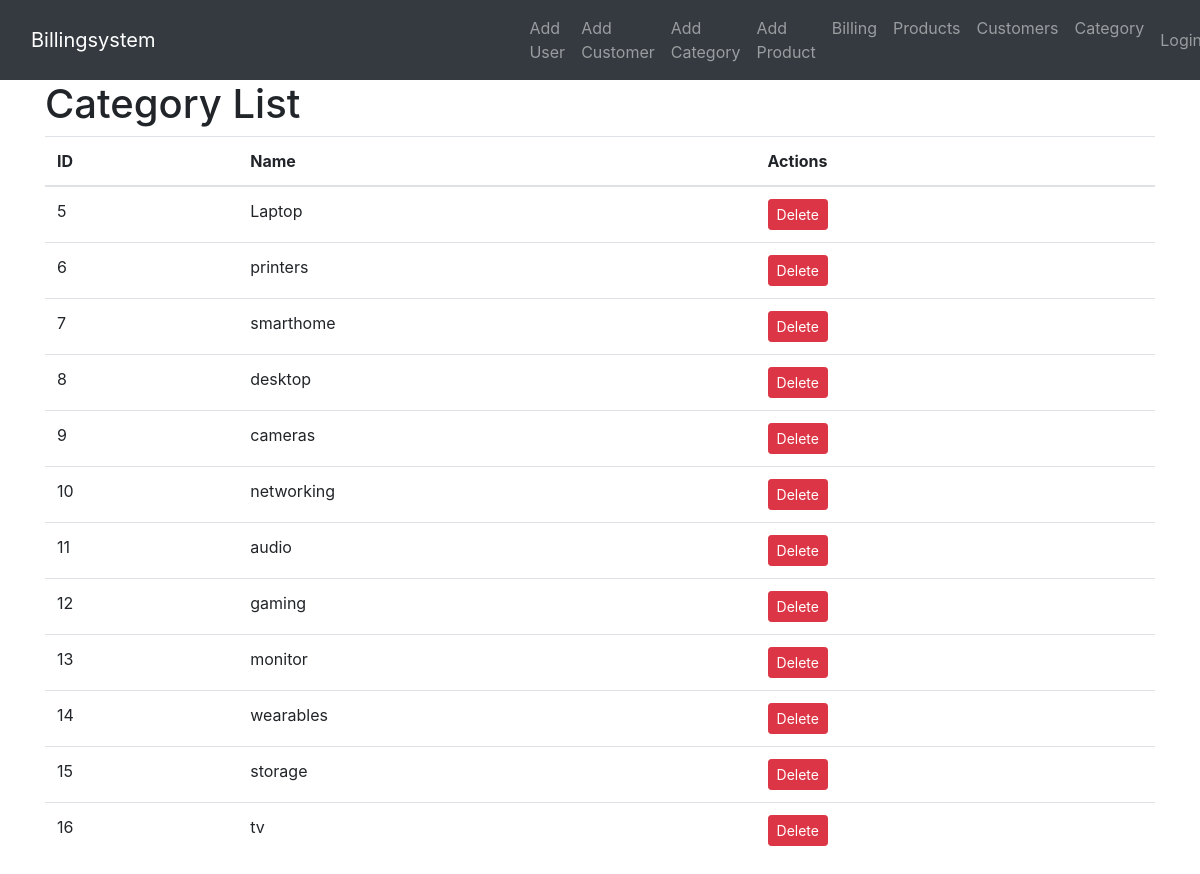
Page /categories/ on the committed database.
### billingsystemapp/models.py (models this page shows, shortened)
class Category(models.Model):
    name = models.CharField(max_length=100)

### billingsystemapp/views.py (the view)
# urls.py: path('categories/', views.category_list, name='category_list'),
def category_list(request):
    categories = Category.objects.all()
    return render(request, 'category_list.html', {'categories': categories})

### billingsystemapp/templates/category_list.html (shortened to what this page needs)
<!DOCTYPE html>
<html lang="en">
<head>
    <link rel="stylesheet" href="https://stackpath.bootstrapcdn.com/bootstrap/4.5.2/css/bootstrap.min.css">
</head>
<body>
    <div class="nav">
        <nav class="navbar navbar-expand-lg navbar-dark bg-dark" style="width: 100%;">
            <div class="container-fluid">
                <a class="navbar-brand" href="{% url 'billing' %}">Billingsystem</a>
                <div class="collapse navbar-collapse justify-content-between" id="navbarNav">
                    <ul class="navbar-nav" style="padding-left: 350px;">
                        <li class="nav-item">
                            <a class="nav-link" href="{% url 'adduser' %}">Add User</a>
                        </li>
                        <li class="nav-item">
                            <a class="nav-link" href="{% url 'addcustomer' %}">Add Customer</a>
                        </li>
                        <li class="nav-item">
                            <a class="nav-link" href="{% url 'addcategory' %}">Add Category</a>
                        </li>
                        <li class="nav-item">
                            <a class="nav-link" href="{% url 'addproduct' %}">Add Product</a>
                        </li>
                        <li class="nav-item">
                            <a class="nav-link" href="{% url 'billing' %}">Billing</a>
                        </li>
                        <li class="nav-item">
                            <a class="nav-link" href="{% url 'product' %}">Products</a>
                        </li>
                        <li class="nav-item">
                            <a class="nav-link" href="{% url 'customers' %}">Customers</a>
                        </li>
                        <li class="nav-item">
                            <a class="nav-link" href="{% url 'category_list' %}">Category</a>
                        </li>
                    </ul>
                    <ul class="navbar-nav">
                        {% if user.is_authenticated %}
                            <li class="nav-item">
                                <a class="nav-link" href="{% url 'logout' %}">Logout</a>
                            </li>
                        {% else %}
                            <li class="nav-item">
                                <a class="nav-link" href="{% url 'login' %}">Login</a>
                            </li>
                        {% endif %}
                    </ul>
                </div>
            </div>
        </nav>
    </div>
    <div class="container">
        <h1>Category List</h1>
        <table class="table">
            <thead>
                <tr>
                    <th>ID</th>
                    <th>Name</th>
                    <th>Actions</th>
                </tr>
            </thead>
            <tbody>
                {% for category in categories %}
                <tr>
                    <td>{{ category.id }}</td>
                    <td>{{ category.name }}</td>
                    <td>
                        <a class="btn btn-sm btn-danger" href="{% url 'category_delete' category.id  %}">Delete</a>
                    </td>
                </tr>
                {% endfor %}
            </tbody>
        </table>
    </div>
</body>
</html>

### rows in the picture
Category: id "5", name "Laptop"
Category: id "6", name "printers"
Category: id "7", name "smarthome"
Category: id "8", name "desktop"
Category: id "9", name "cameras"
Category: id "10", name "networking"
Category: id "11", name "audio"
Category: id "12", name "gaming"
Category: id "13", name "monitor"
Category: id "14", name "wearables"
Category: id "15", name "storage"
Category: id "16", name "tv"
